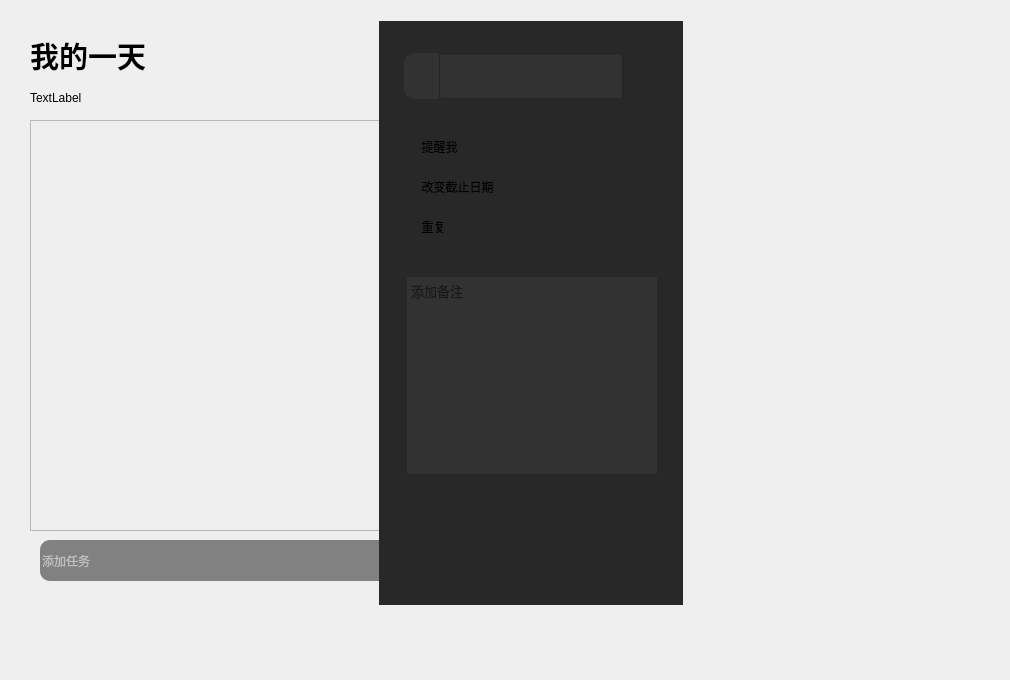
   <widget class="QWidget" name="page_Myday">
    <widget class="QWidget" name="maincontextphoto" native="true">
     <property name="geometry">
      <rect>
       <x>0</x>
       <y>0</y>
       <width>1001</width>
       <height>671</height>
      </rect>
     </property>
     <property name="styleSheet">
      <string notr="true">QWidget#maincontextphoto
{
image: url(:/Themes/Assets/Themes/backgrounds/beach/2560x1600.jpg);

}</string>
     </property>
     <widget class="QLabel" name="MydayLabel">
      <property name="geometry">
       <rect>
        <x>30</x>
        <y>40</y>
        <width>131</width>
        <height>31</height>
       </rect>
      </property>
      <property name="font">
       <font>
        <family>微软雅黑</family>
        <pointsize>22</pointsize>
        <bold>true</bold>
        <stylestrategy>PreferAntialias</stylestrategy>
       </font>
      </property>
      <property name="styleSheet">
       <string notr="true">background:transparent</string>
      </property>
      <property name="text">
       <string>我的一天</string>
      </property>
      <property name="textFormat">
       <enum>Qt::TextFormat::PlainText</enum>
      </property>
     </widget>
     <widget class="QLabel" name="MydayDateLabel">
      <property name="geometry">
       <rect>
        <x>30</x>
        <y>90</y>
        <width>121</width>
        <height>16</height>
       </rect>
      </property>
      <property name="text">
       <string>TextLabel</string>
      </property>
     </widget>
     <widget class="QScrollArea" name="TodoList">
      <property name="geometry">
       <rect>
        <x>30</x>
        <y>120</y>
        <width>611</width>
        <height>411</height>
       </rect>
      </property>
      <property name="verticalScrollBarPolicy">
       <enum>Qt::ScrollBarPolicy::ScrollBarAlwaysOff</enum>
      </property>
      <property name="horizontalScrollBarPolicy">
       <enum>Qt::ScrollBarPolicy::ScrollBarAlwaysOff</enum>
      </property>
      <property name="widgetResizable">
       <bool>true</bool>
      </property>
      <property name="alignment">
       <set>Qt::AlignmentFlag::AlignLeading|Qt::AlignmentFlag::AlignLeft|Qt::AlignmentFlag::AlignTop</set>
      </property>
      <widget class="QWidget" name="TodoListContent">
       <property name="geometry">
        <rect>
         <x>0</x>
         <y>0</y>
         <width>609</width>
         <height>409</height>
        </rect>
       </property>
      </widget>
     </widget>
     <widget class="QLineEdit" name="addtodo">
      <property name="geometry">
       <rect>
        <x>40</x>
        <y>540</y>
        <width>598</width>
        <height>41</height>
       </rect>
      </property>
      <property name="styleSheet">
       <string notr="true">QLineEdit {
            background-color: rgba(0, 0, 0, 180);
 border-radius: 10px;
        }
QLineEdit:focus {
            background-color: rgba(50, 50,50, 180);
        }
QLineEdit:!focus:!hover {
             background-color: rgba(20, 20, 20, 128);
			color: white

        }</string>
      </property>
      <property name="text">
       <string/>
      </property>
      <property name="frame">
       <bool>false</bool>
      </property>
      <property name="placeholderText">
       <string>添加任务</string>
      </property>
      <property name="cursorMoveStyle">
       <enum>Qt::CursorMoveStyle::LogicalMoveStyle</enum>
      </property>
      <property name="clearButtonEnabled">
       <bool>false</bool>
      </property>
     </widget>
     <widget class="QToolButton" name="TododatesetButton">
      <property name="geometry">
       <rect>
        <x>544</x>
        <y>540</y>
        <width>31</width>
        <height>42</height>
       </rect>
      </property>
      <property name="styleSheet">
       <string notr="true">background:transparent;
</string>
      </property>
      <property name="text">
       <string/>
      </property>
      <property name="icon">
       <iconset resource="res.qrc">
        <normaloff>:/Themes/Assets/canlendar.svg</normaloff>:/Themes/Assets/canlendar.svg</iconset>
      </property>
      <property name="iconSize">
       <size>
        <width>15</width>
        <height>15</height>
       </size>
      </property>
      <property name="popupMode">
       <enum>QToolButton::ToolButtonPopupMode::InstantPopup</enum>
      </property>
      <property name="autoRaise">
       <bool>true</bool>
      </property>
     </widget>
     <widget class="QToolButton" name="TodotimesetButton">
      <property name="geometry">
       <rect>
        <x>572</x>
        <y>540</y>
        <width>31</width>
        <height>42</height>
       </rect>
      </property>
      <property name="styleSheet">
       <string notr="true">background:transparent;</string>
      </property>
      <property name="text">
       <string/>
      </property>
      <property name="icon">
       <iconset resource="res.qrc">
        <normaloff>:/Themes/Assets/alarm.svg</normaloff>:/Themes/Assets/alarm.svg</iconset>
      </property>
      <property name="popupMode">
       <enum>QToolButton::ToolButtonPopupMode::InstantPopup</enum>
      </property>
     </widget>
     <widget class="QToolButton" name="TodorepeatButton">
      <property name="geometry">
       <rect>
        <x>600</x>
        <y>540</y>
        <width>30</width>
        <height>42</height>
       </rect>
      </property>
      <property name="styleSheet">
       <string notr="true">background:transparent;
</string>
      </property>
      <property name="text">
       <string/>
      </property>
      <property name="icon">
       <iconset resource="res.qrc">
        <normaloff>:/Themes/Assets/repeat.svg</normaloff>:/Themes/Assets/repeat.svg</iconset>
      </property>
      <property name="popupMode">
       <enum>QToolButton::ToolButtonPopupMode::InstantPopup</enum>
      </property>
     </widget>
     <widget class="QLabel" name="infolabel">
      <property name="geometry">
       <rect>
        <x>515</x>
        <y>540</y>
        <width>96</width>
        <height>41</height>
       </rect>
      </property>
      <property name="layoutDirection">
       <enum>Qt::LayoutDirection::LeftToRight</enum>
      </property>
      <property name="styleSheet">
       <string notr="true">background-color: transparent;
color: white;</string>
      </property>
      <property name="inputMethodHints">
       <set>Qt::InputMethodHint::ImhNone</set>
      </property>
      <property name="text">
       <string>TextLabel</string>
      </property>
     </widget>
     <widget class="QLabel" name="repeatinfolabel">
      <property name="geometry">
       <rect>
        <x>460</x>
        <y>540</y>
        <width>55</width>
        <height>41</height>
       </rect>
      </property>
      <property name="text">
       <string>TextLabel</string>
      </property>
     </widget>
     <widget class="QWidget" name="edit_widget" native="true">
      <property name="enabled">
       <bool>true</bool>
      </property>
      <property name="geometry">
       <rect>
        <x>379</x>
        <y>21</y>
        <width>304</width>
        <height>584</height>
       </rect>
      </property>
      <property name="focusPolicy">
       <enum>Qt::FocusPolicy::StrongFocus</enum>
      </property>
      <property name="styleSheet">
       <string notr="true">background-color: rgba(40, 40, 40, 255);</string>
      </property>
      <widget class="QPushButton" name="set_todo_finished">
       <property name="geometry">
        <rect>
         <x>25</x>
         <y>32</y>
         <width>35</width>
         <height>46</height>
        </rect>
       </property>
       <property name="styleSheet">
        <string notr="true">QPushButton { 
background-color: rgba(50, 50, 50, 255);


                              color: white; /* 文字颜色为白色 */ 
                              border: none; /* 去掉边框 */ 
                              border-bottom-left-radius: 10px;
                              border-top-left-radius: 10px;
                              icon: url(:/Themes/Assets/circle-large.svg); /* 正常状态图标 */ 
                              padding-left: 10px;
text-align: left; /* 文字居左 */ 
}
                   
QPushButton:hover 
{ 
                              background-color: rgba(0, 0, 0, 128); /* 悬浮时背景颜色变深 */ 
                              icon: url(:/Themes/Assets/circle-check.svg); /* 正常状态图标 */ 
}


                            </string>
       </property>
       <property name="text">
        <string/>
       </property>
       <property name="flat">
        <bool>true</bool>
       </property>
      </widget>
      <widget class="QLineEdit" name="edit_todo_title">
       <property name="geometry">
        <rect>
         <x>60</x>
         <y>32</y>
         <width>184</width>
         <height>46</height>
        </rect>
       </property>
       <property name="font">
        <font>
         <pointsize>11</pointsize>
        </font>
       </property>
       <property name="styleSheet">
        <string notr="true">background-color: rgba(50, 50, 50, 255);</string>
       </property>
      </widget>
      <widget class="QPushButton" name="set_todo_important">
       <property name="geometry">
        <rect>
         <x>244</x>
         <y>32</y>
         <width>40</width>
         <height>46</height>
        </rect>
       </property>
       <property name="styleSheet">
        <string notr="true">background-color: rgba(50, 50, 50, 255);</string>
       </property>
       <property name="text">
        <string/>
       </property>
       <property name="icon">
        <iconset resource="res.qrc">
         <normaloff>:/Themes/Assets/JumpList/dark/Imp_dark_256.png</normaloff>:/Themes/Assets/JumpList/dark/Imp_dark_256.png</iconset>
       </property>
       <property name="iconSize">
        <size>
         <width>20</width>
         <height>20</height>
        </size>
       </property>
       <property name="flat">
        <bool>true</bool>
       </property>
      </widget>
      <widget class="QWidget" name="verticalLayoutWidget_2">
       <property name="geometry">
        <rect>
         <x>25</x>
         <y>106</y>
         <width>256</width>
         <height>141</height>
        </rect>
       </property>
       <layout class="QVBoxLayout" name="verticalLayout_2">
        <property name="spacing">
         <number>0</number>
        </property>
        <item>
         <widget class="QPushButton" name="reset_todo_time">
          <property name="minimumSize">
           <size>
            <width>0</width>
            <height>40</height>
           </size>
          </property>
          <property name="baseSize">
           <size>
            <width>0</width>
            <height>0</height>
           </size>
          </property>
          <property name="styleSheet">
           <string notr="true">background-color: rgba(50, 50, 50, 255);
text-align: left;
padding: 10px;</string>
          </property>
          <property name="text">
           <string>  提醒我</string>
          </property>
          <property name="icon">
           <iconset resource="res.qrc">
            <normaloff>:/Themes/Assets/alarm.svg</normaloff>:/Themes/Assets/alarm.svg</iconset>
          </property>
          <property name="flat">
           <bool>true</bool>
          </property>
         </widget>
        </item>
        <item>
         <widget class="QPushButton" name="reset_todo_date">
          <property name="minimumSize">
           <size>
            <width>0</width>
            <height>40</height>
           </size>
          </property>
          <property name="baseSize">
           <size>
            <width>0</width>
            <height>0</height>
           </size>
          </property>
          <property name="styleSheet">
           <string notr="true">background-color: rgba(50, 50, 50, 255);
text-align: left;
padding: 10px;</string>
          </property>
          <property name="text">
           <string>  改变截止日期</string>
          </property>
          <property name="icon">
           <iconset resource="res.qrc">
            <normaloff>:/Themes/Assets/canlendar.svg</normaloff>:/Themes/Assets/canlendar.svg</iconset>
          </property>
          <property name="flat">
           <bool>true</bool>
          </property>
         </widget>
        </item>
        <item>
         <widget class="QPushButton" name="reset_todo_repeat">
          <property name="minimumSize">
           <size>
            <width>0</width>
            <height>40</height>
           </size>
          </property>
          <property name="baseSize">
           <size>
            <width>0</width>
            <height>0</height>
           </size>
          </property>
          <property name="styleSheet">
           <string notr="true">background-color: rgba(50, 50, 50, 255);
text-align: left;
padding: 10px;
</string>
          </property>
          <property name="text">
           <string>  重复</string>
          </property>
          <property name="icon">
           <iconset resource="res.qrc">
            <normaloff>:/Themes/Assets/repeat.svg</normaloff>:/Themes/Assets/repeat.svg</iconset>
          </property>
          <property name="flat">
           <bool>true</bool>
          </property>
         </widget>
        </item>
        <item>
         <spacer name="verticalSpacer_2">
          <property name="orientation">
           <enum>Qt::Orientation::Vertical</enum>
          </property>
          <property name="sizeHint" stdset="0">
           <size>
            <width>20</width>
            <height>40</height>
           </size>
          </property>
         </spacer>
        </item>
       </layout>
      </widget>
      <widget class="QTextEdit" name="add_todo_info">
       <property name="geometry">
        <rect>
         <x>27</x>
         <y>255</y>
         <width>252</width>
         <height>199</height>
        </rect>
       </property>
       <property name="font">
        <font>
         <pointsize>10</pointsize>
        </font>
       </property>
       <property name="styleSheet">
        <string notr="true">background-color: rgba(50, 50, 50, 255);</string>
       </property>
       <property name="placeholderText">
        <string>添加备注</string>
       </property>
      </widget>
      <widget class="QPushButton" name="close_edit_button">
       <property name="geometry">
        <rect>
         <x>270</x>
         <y>0</y>
         <width>30</width>
         <height>30</height>
        </rect>
       </property>
       <property name="styleSheet">
        <string notr="true">background-color: transparent;</string>
       </property>
       <property name="text">
        <string/>
       </property>
       <property name="icon">
        <iconset theme="QIcon::ThemeIcon::EditClear"/>
       </property>
       <property name="flat">
        <bool>true</bool>
       </property>
      </widget>
      <widget class="QPushButton" name="delete_todo">
       <property name="geometry">
        <rect>
         <x>260</x>
         <y>539</y>
         <width>38</width>
         <height>37</height>
        </rect>
       </property>
       <property name="styleSheet">
        <string notr="true">background-color: transparent;</string>
       </property>
       <property name="text">
        <string/>
       </property>
       <property name="icon">
        <iconset resource="res.qrc">
         <normaloff>:/Themes/Assets/delete.svg</normaloff>:/Themes/Assets/delete.svg</iconset>
       </property>
       <property name="flat">
        <bool>true</bool>
       </property>
      </widget>
     </widget>
     <widget class="QPushButton" name="chagesize">
      <property name="geometry">
       <rect>
        <x>610</x>
        <y>42</y>
        <width>31</width>
        <height>31</height>
       </rect>
      </property>
      <property name="styleSheet">
       <string notr="true">background-color: rgba(50, 50, 50, 255);

</string>
      </property>
      <property name="text">
       <string/>
      </property>
      <property name="icon">
       <iconset resource="res.qrc">
        <normaloff>:/Themes/Assets/smallwindow.svg</normaloff>:/Themes/Assets/smallwindow.svg</iconset>
      </property>
      <property name="iconSize">
       <size>
        <width>20</width>
        <height>20</height>
       </size>
      </property>
     </widget>
     <zorder>chagesize</zorder>
     <zorder>MydayLabel</zorder>
     <zorder>MydayDateLabel</zorder>
     <zorder>TodoList</zorder>
     <zorder>addtodo</zorder>
     <zorder>TododatesetButton</zorder>
     <zorder>TodotimesetButton</zorder>
     <zorder>TodorepeatButton</zorder>
     <zorder>infolabel</zorder>
     <zorder>repeatinfolabel</zorder>
     <zorder>edit_widget</zorder>
    </widget>
   </widget>
